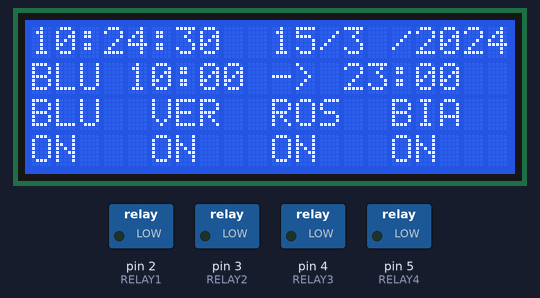
Recording of a sketch running on a simulated Arduino Nano, built with avr-gcc and run on an emulated ATmega328P. Shown: 20×4 character LCD, switched loads named in the sketch (green lamp = pin HIGH). The local clock reads 2024-03-15 10:24:30 at power-on unless the sketch sets it; EEPROM starts erased.

Above: at 0.2 s.
At 4.1 s:
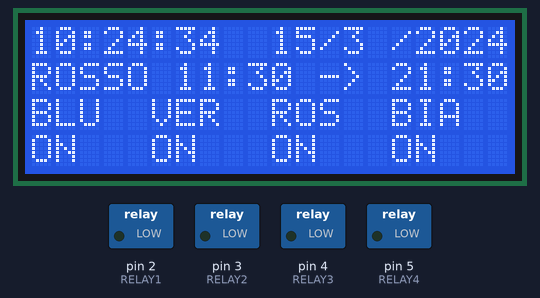
At 11.0 s:
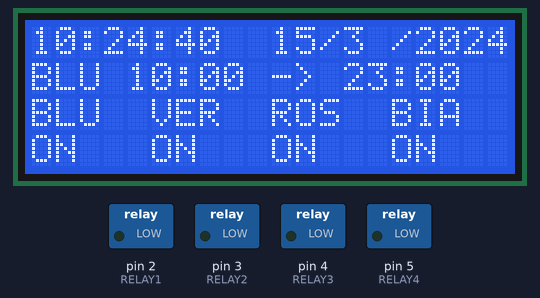
At 16.9 s:
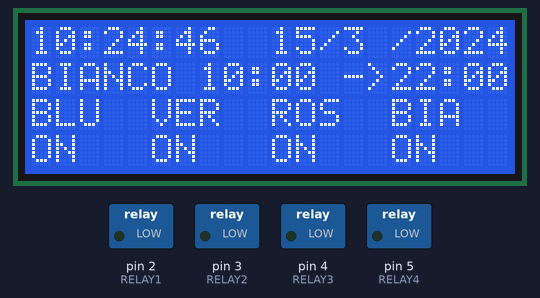
At 22.8 s:
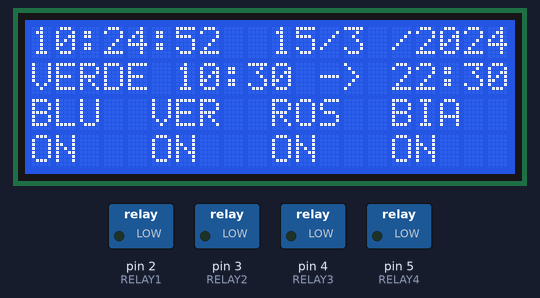
At 38.6 s:
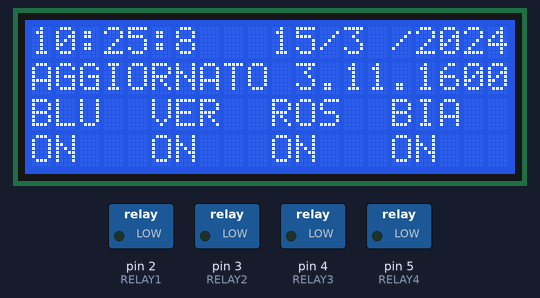
Timing chart, 0 to 40.0 s (numbered marks = the images above):
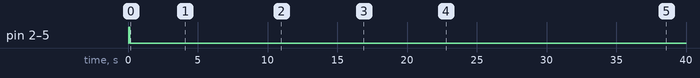

Measured:
- by itself, pin 2 (RELAY1): HIGH → LOW at 0.14 s
- by itself, pin 3 (RELAY2), pin 4 (RELAY3), pin 5 (RELAY4): HIGH → LOW at 0.15 s
- what the display in image 1 shows lasts 2.0 s, from 4.1 s to 6.1 s
- what the display in image 2 shows lasts 1.1 s, from 10.9 s to 12.0 s

The sketch:

SimpleArduinoAcquarium.ino
```cpp
#include <LiquidCrystal_I2C.h>

/* SimpleArduinoAcquarium
This code was born while trying to impress my step father, that owns a huge aquarium,
but was lacking a system to automatically control lights timing. Minimum code knowledge required,
and minimum hardware requirement. this is the stripped down version, i am working on a more complex implementation,
but i will always leave this here, because it is easy to use, functional enough, and easily expandable.
I had this code running for over six months straight on a Nano, and never had any issue.
Using EEPROM it saves the current state of the light, so in case of a power loss, it will restore at the previous state.
Any suggestion, help needed or request has to be directet to the main GitHub project.
https://github.com/Phoenix1o1/SimpleArduinoAcquarium
there is no warranty for this software, but if i were you, i'd trust me.
*/

#include <Wire.h>               // essential libraries needed for the project
#include <RTClib.h>
//#include <Arduino-LiquidCrystal_I2C.h>
#include <EEPROM.h>

RTC_DS1307 rtc;
LiquidCrystal_I2C lcd(0x27, 20, 4);

bool stat1;         //boolean status for EEPROM
bool stat2;
bool stat3;
bool stat4;


#define RELAY1  2    //BLU         //those are the pins the relays are connected to
#define RELAY2  3    //VER
#define RELAY3  4    //ROS
#define RELAY4  5    //BIA


  int luce1=0;    //BLU           //integers to state wheter to have lights on or off at startup
  int luce2=0;    //VER           //i'd leave them off to prevent flashing on/off. also those ints
  int luce3=0;    //ROS           //prevent eccessive EEPROM usages
  int luce4=0;    //BIA


//ORE ACCENSIONE
  int ore1on=10; //HOUR            //BLU           //this is where you set times ON
  int min1on=0;  //MINUTES
  int ore2on=10;                   //VER
  int min2on=30;
  int ore3on=11;                   //ROS
  int min3on=30;
  int ore4on=10;                   //BIA
  int min4on=00;

  //ORE SPEGNIMENTO

  int ore1off=23; //BLU                           //this is where you set times OFF
  int min1off=0;
  int ore2off=22; //VER
  int min2off=30;
  int ore3off=21; //ROS
  int min3off=30;
  int ore4off=22; //BIA
  int min4off=00;

  int x=0;  //count for cycling lcd info printout

void setup () {

  stat1 = EEPROM.read(0);     //get previous light status from EEPROM
  stat2 = EEPROM.read(1);
  stat3 = EEPROM.read(2);
  stat4 = EEPROM.read(3);


  luce1= stat1;     //assign that status to variables
  luce2= stat2;
  luce3= stat3;
  luce4= stat4;

  Wire.begin();   //init LCD and RTC
  lcd.init();
  lcd.backlight();
  lcd.clear();

  pinMode(RELAY1, OUTPUT);
  pinMode(RELAY2, OUTPUT);
  pinMode(RELAY3, OUTPUT);
  pinMode(RELAY4, OUTPUT);

  digitalWrite(RELAY1,HIGH);
  digitalWrite(RELAY2,HIGH);
  digitalWrite(RELAY3,HIGH);
  digitalWrite(RELAY4,HIGH);

//the following line sets the RTC to the date & time this sketch was compiled if uncommented

      //rtc.adjust(DateTime(F(__DATE__), F(__TIME__)));

 // This line sets the RTC with an explicit date & time, for example to set
 // January 21, 2014 at 3am you would call:

      // rtc.adjust(DateTime(2014, 1, 21, 3, 0, 0));


}

void loop () {


  DateTime now = rtc.now();     //read RTC time


  //lcd.clear();      //MIGHT CAUSE OR FIX RANDOM FLASHES ON SOME lcd's, TRY TO UNCOMMENT AND SEE HOW THAT GOES
  lcd.setCursor(0,0);
  lcd.print("  :  :      /  /");
  lcd.setCursor(0,0);
  lcd.print(now.hour());
  lcd.setCursor(3,0);
  lcd.print(now.minute());
  lcd.setCursor(6,0);
  lcd.print(now.second());
  lcd.setCursor(10,0);
  lcd.print(now.day());
  lcd.setCursor(13,0);
  lcd.print(now.month());
  lcd.setCursor(16,0);
  lcd.print(now.year());

  x=x+1;

  if(x==1||x==2){                   //this is just to circle the set times on the screen, you can either set it up manually or delete alltogether
    lcd.setCursor(0,1);
    lcd.print("BLU 10:00 -> 23:00  ");    //edit this line to display correct timings
  }
  if(x==3||x==4){
    lcd.setCursor(0,1);
    lcd.print("VERDE 10:30 -> 22:30");
  }
  if(x==5||x==6){
    lcd.setCursor(0,1);
    lcd.print("ROSSO 11:30 -> 21:30");
  }
  if(x==7||x==8){
    lcd.setCursor(0,1);
    lcd.print("BIANCO 10:00 ->22:00");
  }
  if(x==9||x==10){
    lcd.setCursor(0,1);
    lcd.print("AGGIORNATO 3.11.16");
  }
  if(x==10){
    x=0;
  }


  lcd.setCursor(0,2);
  lcd.print("BLU  VER  ROS  BIA");      //those are reference name for the four channels


  lcd.setCursor(0,3);       //this updates both LCD channel status AND the relays status, it goes off
  if(luce1 == 0){           //a second after the set time
    lcd.print("OFF");
    EEPROM.update(0,0);
    digitalWrite(RELAY1,HIGH);
  }
  else{
    lcd.print("ON ");
    EEPROM.update(0,1);
     digitalWrite(RELAY1,LOW);
  }

  lcd.setCursor(5,3);
  if(luce2 == 0){
    lcd.print("OFF");
    EEPROM.update(1,0);
    digitalWrite(RELAY2,HIGH);
  }
  else{
    lcd.print("ON ");
    EEPROM.update(1,1);
    digitalWrite(RELAY2,LOW);
  }

  lcd.setCursor(10,3);
  if(luce3 == 0){
    lcd.print("OFF");
    EEPROM.update(2,0);
    digitalWrite(RELAY3,HIGH);
  }
  else{
    lcd.print("ON ");
    EEPROM.update(2,1);
    digitalWrite(RELAY3,LOW);
  }

  lcd.setCursor(15,3);
  if(luce4 == 0){
    lcd.print("OFF");
    EEPROM.update(3,0);
    digitalWrite(RELAY4,HIGH);
  }
  else{
    lcd.print("ON ");
    EEPROM.update(3,1);
    digitalWrite(RELAY4,LOW);
  }

int hour=now.hour();          //this is the part of the code that does a second-by-second check to decide what to turn ON or OFF
int minute=now.minute();

  if(hour==ore1on){
    if(minute==min1on) luce1=1;
  }

  if(hour==ore2on){
    if(minute==min2on) luce2=1;
  }

  if(hour==ore3on){
    if(minute==min3on) luce3=1;
  }

  if(hour==ore4on){
    if(minute==min4on) luce4=1;
  }


   //OFF
  if(hour==ore1off){
    if(minute==min1off) luce1=0;
  }

  if(hour==ore2off){
    if(minute==min2off) luce2=0;
  }

  if(hour==ore3off){
    if(minute==min3off) luce3=0;
  }

  if(hour==ore4off){
    if(minute==min4off) luce4=0;
  }

    delay(900);             //tweak this to get a screen update every second (100ms execution plus 900ms delay = almost 1 s)
}
```
